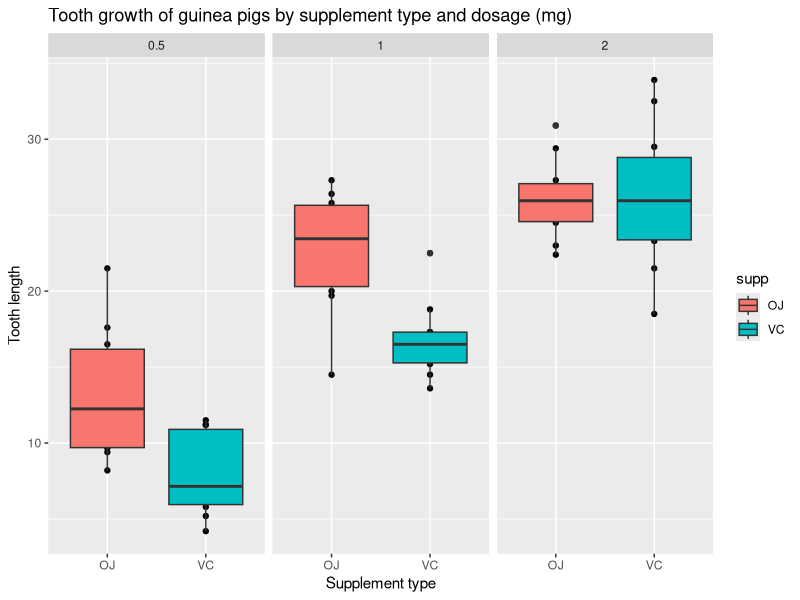
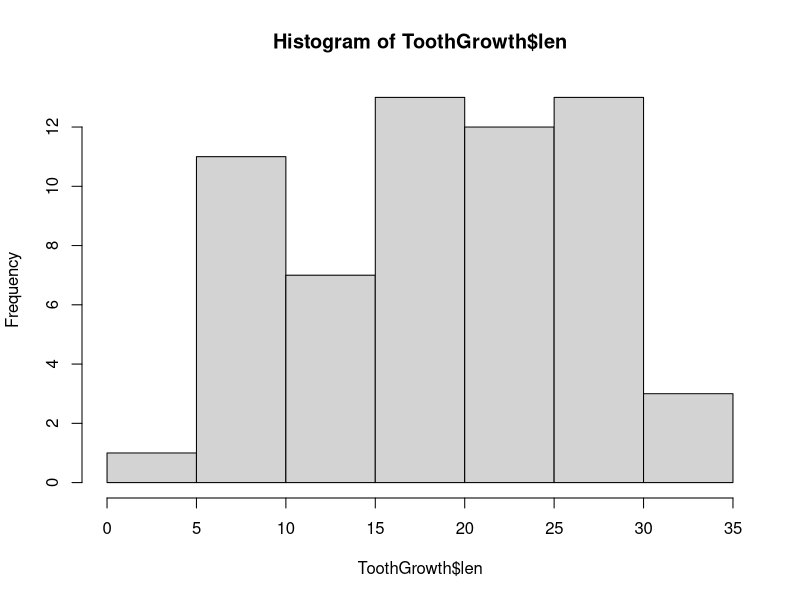
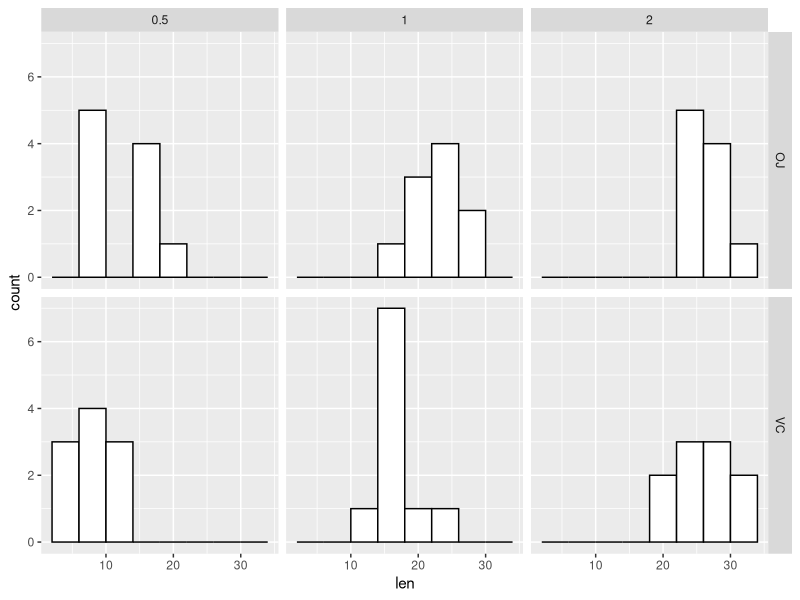
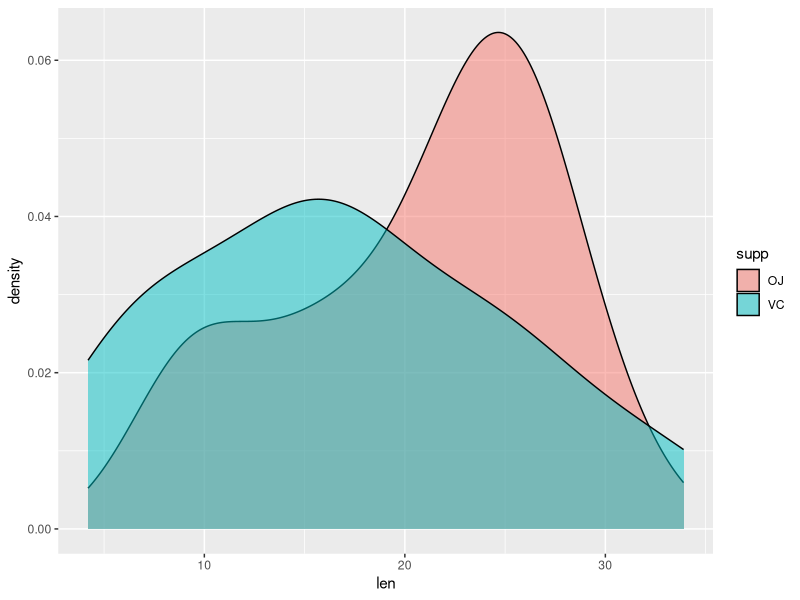
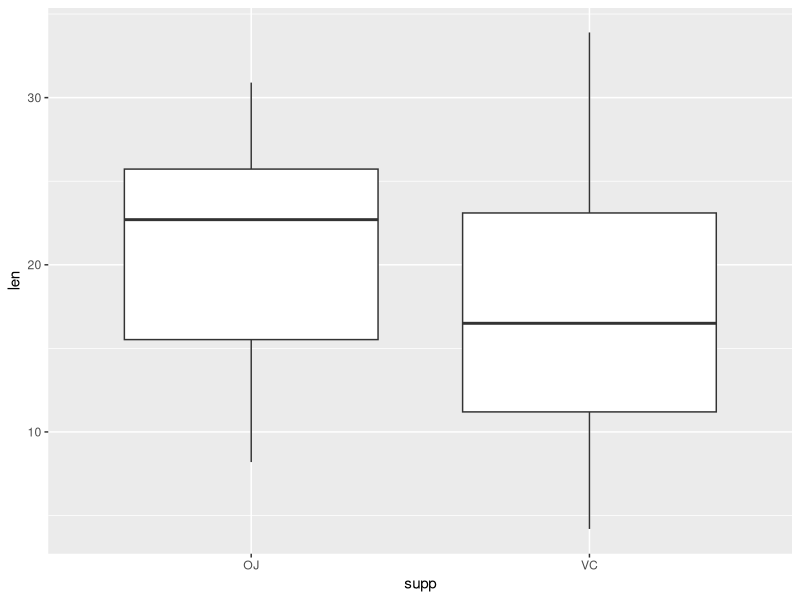
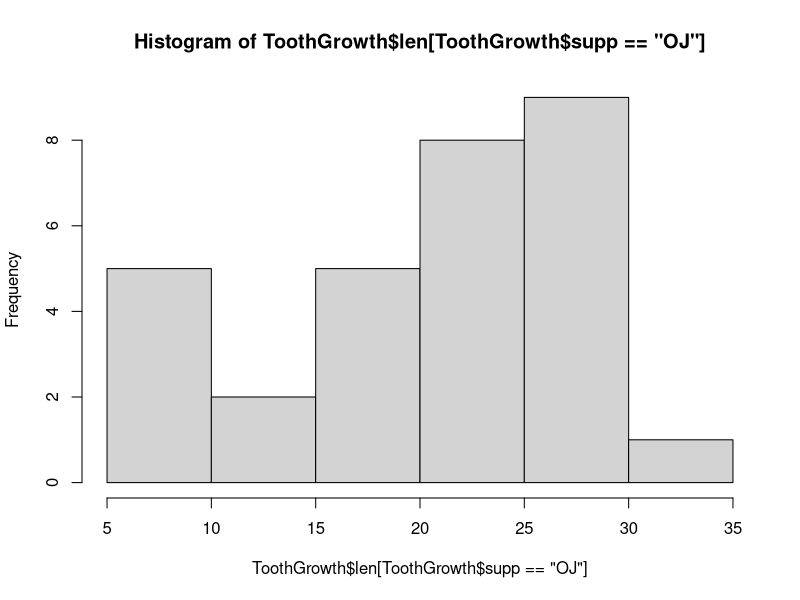
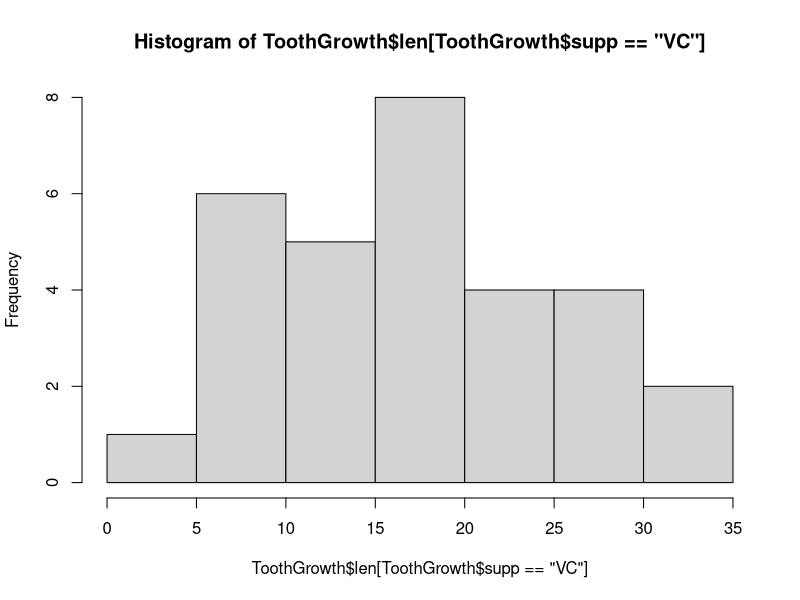

Generate these figures, in order, with R: (Note: this script raises an error after producing the figures.)


library(ggplot2) 

data(ToothGrowth)
head(ToothGrowth)

qplot(supp,len,data=ToothGrowth, facets=~dose, 
      main="Tooth growth of guinea pigs by supplement type and dosage (mg)",
      xlab="Supplement type", ylab="Tooth length") + geom_boxplot(aes(fill = supp))

OJ2 = ToothGrowth$len[ToothGrowth$supp == 'OJ' & ToothGrowth$dose == 0.5]
VC2 = ToothGrowth$len[ToothGrowth$supp == 'VC' & ToothGrowth$dose == 2]

t <- t.test(OJ2, VC2, alternative = "two.sided", paired = FALSE, var.equal = FALSE, conf.level = 0.95)

t_stat <- t$statistic

#???????????????? ?????????????? ???????????????? ?????????? ?????????? ????????????, ?????????????? ???????????????????? ???????????????????????? ?????? (OJ) ?? ???????????????????? 0.5 ????????????????????, ???? ?????????????? ?????????????????? ?????????? ?????????? ????????????, ?????????????? ???????????????????? ???????????????????????? ?????????????? (VC) ?? ???????????????????? 2 ??????????????????????. 

?ToothGrowth    
str(ToothGrowth)

hist(ToothGrowth$len)
#?????????????????????????? ?? ???????????????? ????????????????????

ggplot(ToothGrowth, aes(x = len ))+
  geom_histogram(fill = "white", col = "black", binwidth = 4)+
  facet_grid(supp ~ dose)
#?????????????????????????? ???? ???????????? ???? ???????? ?? ???? ???????????????? ??. ??????????, ?????? ?????? ?????????? ????????????????????

ggplot(ToothGrowth, aes(len, fill = supp))+
  geom_density(alpha = 0.5)
#?????????? ?????? ???????????? ???? ???????? ????????????

ggplot(ToothGrowth, aes(supp, len))+
  geom_boxplot()
#???????????????? ??????

shapiro.test(ToothGrowth$len)
by(ToothGrowth$len, INDICES = ToothGrowth$supp, shapiro.test)
#?????????? ???????? ???? ???????????????????????? ????????????, ?? ?????? ???????????????? ?????? ???????????? ???????????????????????? ?????? ?????????????????????????? ???????????????????? ?????????????? ????????????

hist(ToothGrowth$len[ToothGrowth$supp=='OJ'])
hist(ToothGrowth$len[ToothGrowth$supp=='VC'])
#???????????????? ??????????????????, ?? ??????????????????????, ?????? ?????????????????????????? ?????? ???????? ?????????????? ???????????????????? ????????????

bartlett.test(len  ~ supp, ToothGrowth)
#???????????????????? ??????????????????

#???????????????????? ????????????

by(df$len, INDICES = df$supp, shapiro.test)
#???????????? ???????????????? ???????? ???? ???????????????????????? ??????????????????????????

ggplot(df, aes(len, fill = supp))+
  geom_density(alpha = 0.5)
ggplot(df, aes(supp, len))+
  geom_boxplot()
#???????????????????? ???????????? ???????????????????????? ???????????????? ????????????????

df <- rbind(subset(ToothGrowth, supp == 'OJ' & dose == 0.5), subset(ToothGrowth, supp == 'VC' & dose == 2))
t.stat <- t.test(len ~ supp, df)$statistic
#?????????????? ???? ?????????????? ?????????????? ?????????????????????? 
